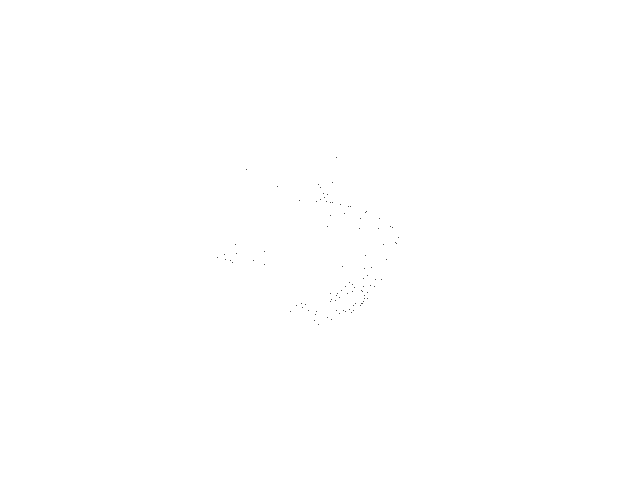
Frame 1 (no input)
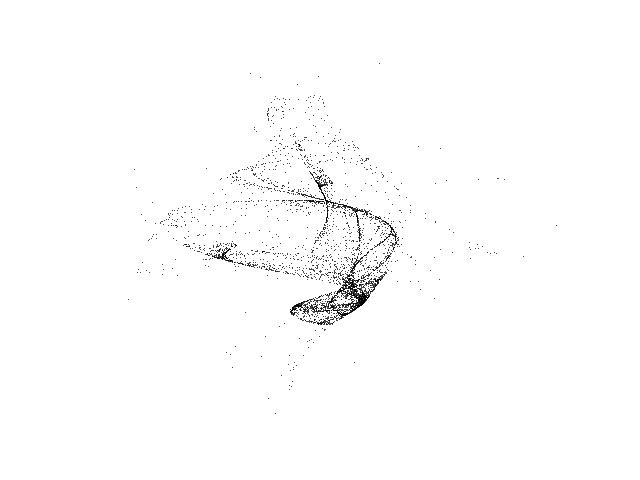
Frame 60 (the mouse pressed at the canvas centre just before this capture)
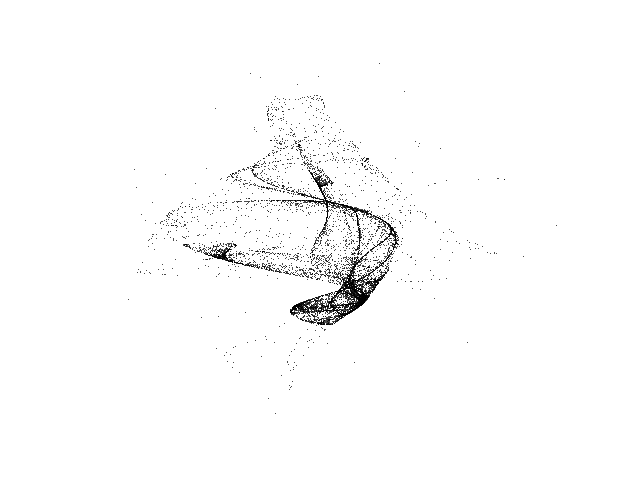
Frame 120 (the mouse held since frame 60 and released just before this capture)

The Processing sketch that drew these frames (run headless with seeded random() and noise(); from frame 60 on, the mouse is pressed at the canvas centre):

// Processing sketch: Bedhead_C
// ── Bedhead_C.pde
// Bedhead C chaotic map //

  float x = 1.0;
  float y = 1.0;
  float a = -0.64;
  float b = 0.76;


void setup() {
  
  size(640,480);
  background(255);
  
}


void draw() {
  
  for (int i=0; i<100; i++) {
    
    float nx = x;
    float ny = y;
     
    x = sin(nx * ny / b) * ny + cos(a * nx - ny);
    y = nx + sin(y) / b;

    point(320 + (40 * x), 240 + (30 * y));
        
  }

}
